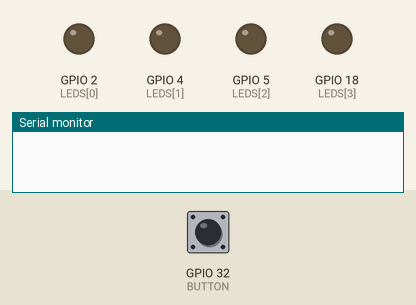
Simulated run of this sketch. Board: ESP32. Parts: output pins drawn as LEDs (lit = HIGH), the last lines printed to the serial monitor. Dashed ring = blinking. The inputs (shaded band) are chosen by the test bench; at power-on: GPIO 32 (BUTTON) HIGH.

Above: at 1.2 s.
1.3 s: GPIO 32 (BUTTON) pulled LOW for 1 s
At 1.4 s:
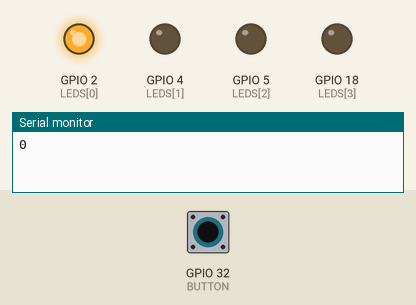
3.8 s: GPIO 32 (BUTTON) pulled LOW for 0.15 s
At 4.9 s:
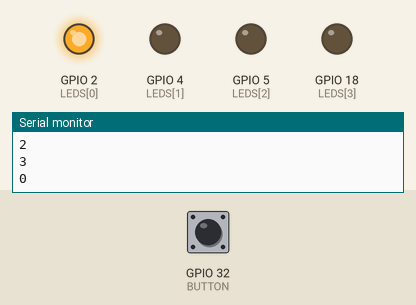
5.4 s: GPIO 32 (BUTTON) pulled LOW for 3.2 s
At 6.9 s:
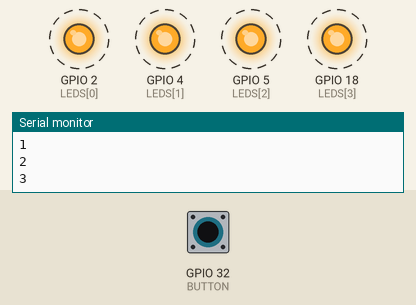
Timing chart, 0 to 9.9 s (numbered marks = the images above; inputs shaded):
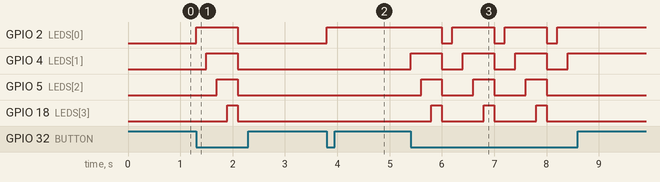

Measured:
- after the input at 1.3 s, GPIO 2 (LEDS[0]): LOW → HIGH at once, → LOW 0.80 s later; GPIO 4 (LEDS[1]): LOW → HIGH after 0.20 s, → LOW 0.60 s later; GPIO 5 (LEDS[2]): LOW → HIGH after 0.40 s, → LOW 0.40 s later; GPIO 18 (LEDS[3]): LOW → HIGH after 0.60 s, → LOW 0.20 s later
- after the input at 3.8 s, GPIO 2 (LEDS[0]): LOW → HIGH at once
- after the input at 5.4 s, GPIO 2 (LEDS[0]): alternates HIGH for 0.80 s and LOW for 0.20 s, 6 changes in all, then stays HIGH, starting after 0.60 s; GPIO 4 (LEDS[1]): alternates HIGH for 0.60 s and LOW for 0.40 s, 7 changes in all, then stays HIGH, starting at once

The sketch:

S07_S2_1.ino
```cpp
int BUTTON = 32;
int LEDS[4] = {2, 4, 5, 18};

int estado_btn;
int i;

void setup() {
  pinMode(BUTTON, INPUT);

  for(int i=0; i<4; i++) {
    pinMode(LEDS[i], OUTPUT);
  }

  Serial.begin(115200);
}

long nextFrame = 0;
int indexLed = 0;

void secuencia() {
  if(millis() < nextFrame) return;
  nextFrame = millis() + 200;
  if(indexLed == 4) {
    indexLed = 0;
    for(i=0; i<4; i++) {
      digitalWrite(LEDS[i], 0);
    }
    return;
  }
  Serial.println(indexLed);
  digitalWrite(LEDS[indexLed], 1);
  indexLed++;
}

void loop() {
  estado_btn = digitalRead(BUTTON);

  if(estado_btn == LOW) {
    secuencia();
  }
}
```
